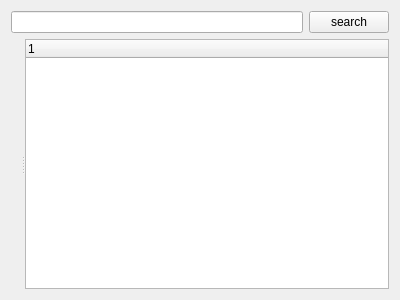
<?xml version="1.0" encoding="UTF-8"?>
<ui version="4.0">
 <class>RCTest</class>
 <widget class="QWidget" name="RCTest">
  <property name="geometry">
   <rect>
    <x>0</x>
    <y>0</y>
    <width>400</width>
    <height>300</height>
   </rect>
  </property>
  <property name="windowTitle">
   <string>Form</string>
  </property>
  <layout class="QGridLayout" name="gridLayout">
   <item row="0" column="0">
    <layout class="QVBoxLayout" name="verticalLayout">
     <item>
      <layout class="QHBoxLayout" name="horizontalLayout">
       <item>
        <widget class="QLineEdit" name="queryLineEdit"/>
       </item>
       <item>
        <widget class="QPushButton" name="pushButton">
         <property name="text">
          <string>search</string>
         </property>
        </widget>
       </item>
      </layout>
     </item>
     <item>
      <widget class="QSplitter" name="splitter">
       <property name="orientation">
        <enum>Qt::Horizontal</enum>
       </property>
       <widget class="QLabel" name="pixLabel">
        <property name="text">
         <string/>
        </property>
       </widget>
       <widget class="QTreeWidget" name="treeWidget">
        <column>
         <property name="text">
          <string notr="true">1</string>
         </property>
        </column>
       </widget>
      </widget>
     </item>
    </layout>
   </item>
  </layout>
 </widget>
 <resources/>
 <connections/>
</ui>
